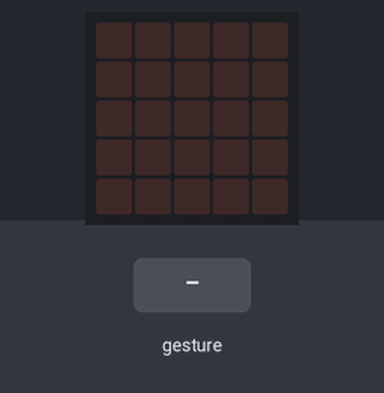
This program was run on a simulated BBC micro:bit (MakeCode). Parts: the board's 5×5 LED display. The inputs (shaded band) are chosen by the test bench. Random numbers come from a fixed seed; a tilt is held for 1.5 s and a shake lasts 1 s, then the board lies face up again.

Above: at 1.2 s.
1.3 s: gesture 'shake'
At 2.3 s:
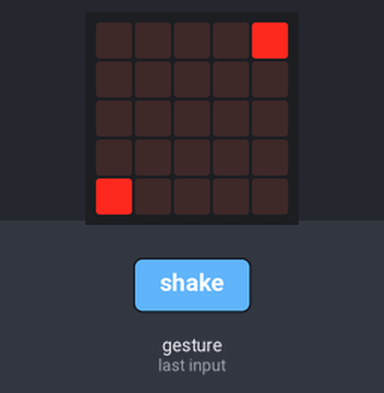
3.0 s: gesture 'shake'
At 3.6 s:
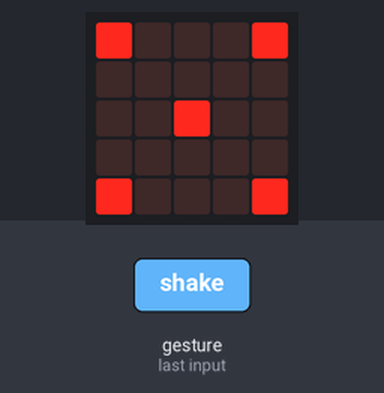
4.7 s: gesture 'shake'
At 6.1 s:
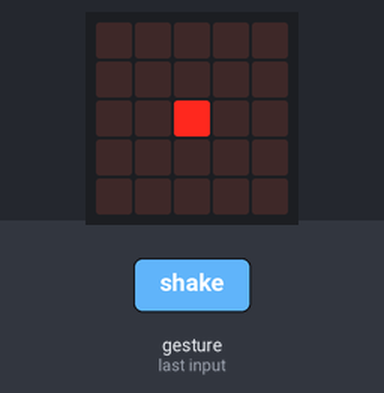
6.4 s: gesture 'shake'
At 7.4 s:
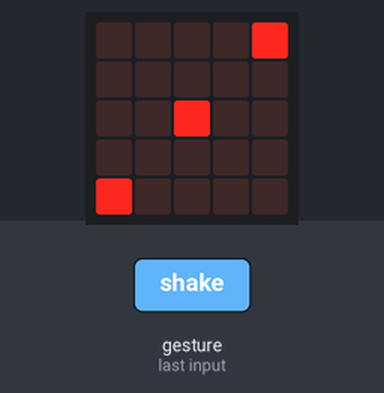
Timing chart, 0 to 9.1 s (numbered marks = the images above; inputs shaded):
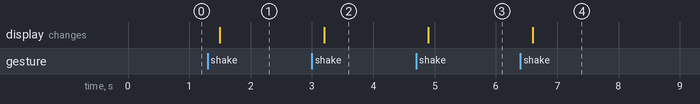

The program:

DiceV2.py
```python
Number2 = 0

def on_gesture_shake():
    global Number2
    basic.clear_screen()
    Number2 = randint(1, 6)
    if Number2 == 1:
        basic.show_leds("""
            . . . . .
            . . . . .
            . . # . .
            . . . . .
            . . . . .
            """)
    elif Number2 == 2:
        basic.show_leds("""
            . . . . #
            . . . . .
            . . . . .
            . . . . .
            # . . . .
            """)
    elif Number2 == 3:
        basic.show_leds("""
            . . . . #
            . . . . .
            . . # . .
            . . . . .
            # . . . .
            """)
    elif Number2 == 4:
        basic.show_leds("""
            # . . . #
            . . . . .
            . . . . .
            . . . . .
            # . . . #
            """)
    elif Number2 == 5:
        basic.show_leds("""
            # . . . #
            . . . . .
            . . # . .
            . . . . .
            # . . . #
            """)
    else:
        basic.show_leds("""
            # . . . #
            . . . . .
            # . . . #
            . . . . .
            # . . . #
            """)
input.on_gesture(Gesture.SHAKE, on_gesture_shake)
```

Measured:
- after the input at 1.3 s, the display: changes after 0.20 s (image 1)
- after the input at 3.0 s, the display: changes after 0.20 s (image 2)
- after the input at 4.7 s, the display: changes after 0.20 s (image 3)
- after the input at 6.4 s, the display: changes after 0.20 s (image 4)
